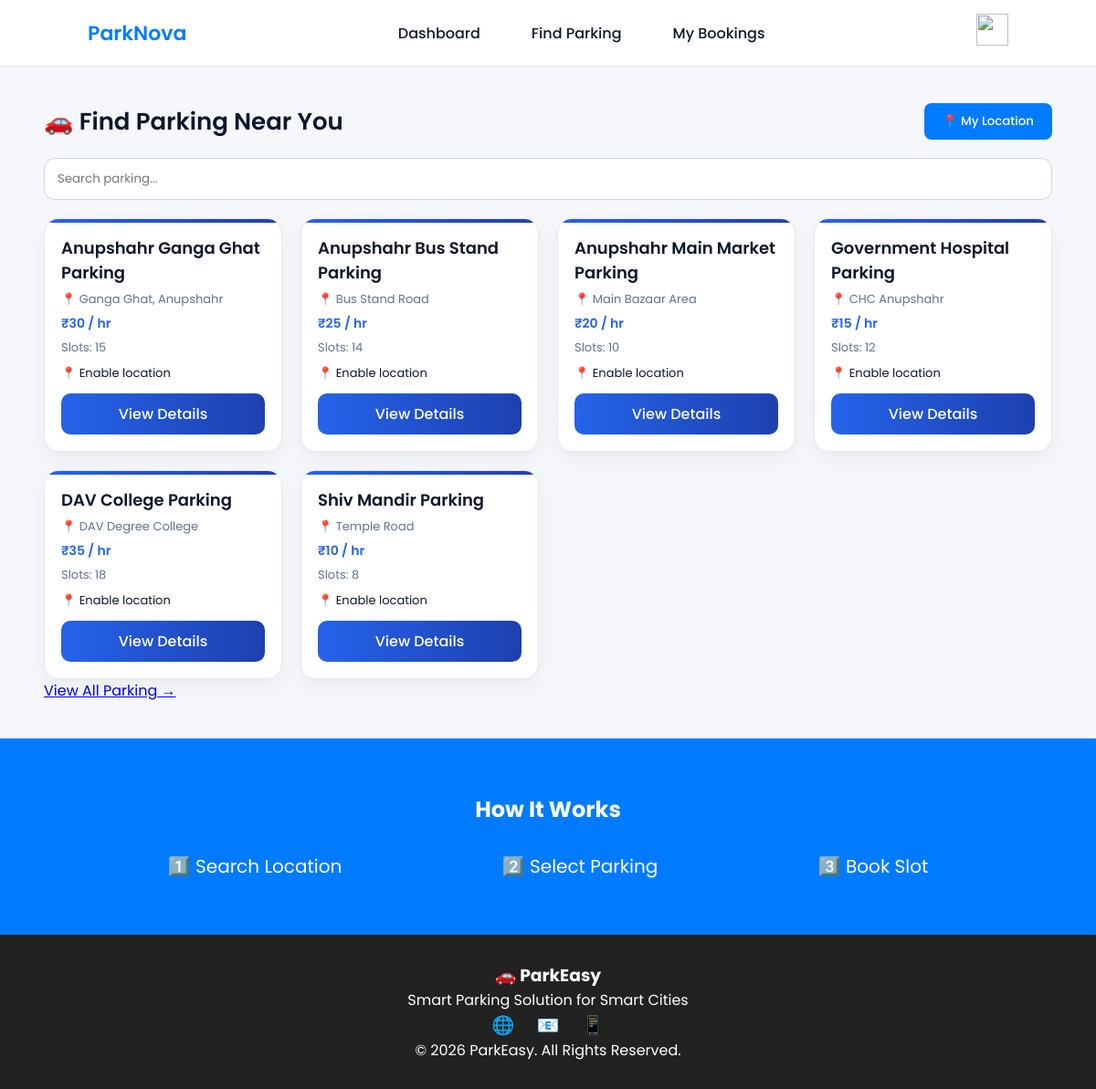
Page /find-parking/ (signed in) on the committed database.
### myapp/models.py (models this page shows, shortened)
class Parking(models.Model):
    name = models.CharField(max_length=100)
    address = models.CharField(max_length=200)
    price = models.IntegerField()
    available_slots = models.IntegerField(default=0)
    latitude = models.FloatField()
    longitude = models.FloatField()

### myapp/views.py (the view, shortened to what this page needs)
# urls.py: path('find-parking/', views.find_parking_page,name='find_parking'),
@login_required(login_url='login')
def find_parking_page(request):
    user_lat = request.POST.get("latitude")
    user_lng = request.POST.get("longitude")
    parkings = Parking.objects.all()
    data = []
    for p in parkings:
        distance = None
        data.append({
            "id": p.id,
            "name": p.name,
            "address": p.address,
            "price": p.price,
            "available_slots": p.available_slots,
            "latitude": p.latitude,
            "longitude": p.longitude,
            "distance":
                round(distance, 2)
                if distance else None
        })
    return render(
        request,
        "find_parking.html",
        {
            "parkings": data
        }
    )

### myapp/templates/find_parking.html (shortened to what this page needs)
{% load static %}
<!DOCTYPE html>
<html>
<head>
    <link rel="stylesheet" href="{% static 'css/find_parking-style.css' %}">
</head>
<body>
{% include 'nav2.html' %}
<div class="container">
    <div class="topbar">
        <h2>🚗 Find Parking Near You</h2>
        <button class="btn" onclick="getLocation()">📍 My Location</button>
    </div>
    <div class="search-box">
        <input type="text" id="searchInput" placeholder="Search parking..." onkeyup="filterCards()">
    </div>
    <div class="grid">
        {% for p in parkings|slice:":6" %}
        <div class="card">
            <h3 class="name">{{ p.name }}</h3>
            <p class="meta">📍 {{ p.address }}</p>
            <p class="price">₹{{ p.price }} / hr</p>
            <p class="meta">Slots: {{ p.available_slots }}</p>
            {% if p.distance %}
                <p class="distance">📍 {{ p.distance }} km away</p>
            {% else %}
                <p class="distance">📍 Enable location</p>
            {% endif %}
            <a href="{% url 'parking_detail' p.id %}" class="book-btn">View Details</a>
        </div>
        {% endfor %}
    </div>
    <div class="view-all">
        <a href="{% url 'all_parking' %}">View All Parking →</a>
    </div>
</div>
{% include 'footer.html' %}
</body>
</html>

### myapp/static/css/find_parking-style.css (style rules this page uses)
* { margin: 0; padding: 0; box-sizing: border-box; font-family: 'Poppins', sans-serif; }
body { background: #f4f7fb; color: #0f172a; }
.container { width: 92%; max-width: 1200px; margin: 40px auto; }
.topbar { display: flex; justify-content: space-between; align-items: center; margin-bottom: 20px; }
.topbar h2 { font-size: 26px; font-weight: 600; color: #0f172a; }
.btn { background: linear-gradient(90deg, #2563eb, #1e40af); color: white; padding: 10px 16px; border: none; border-radius: 10px; cursor: pointer; font-weight: 500; transition: 0.3s; }
.search-box { margin-bottom: 20px; }
.search-box input { width: 100%; padding: 12px 14px; border-radius: 12px; border: 1px solid #cbd5e1; outline: none; transition: 0.3s; }
.grid { display: grid; grid-template-columns: repeat(auto-fit, minmax(260px, 1fr)); gap: 20px; }
.card { background: #ffffff; padding: 18px; border-radius: 16px; border: 1px solid #e5e7eb; box-shadow: 0 8px 20px rgba(0,0,0,0.05); transition: 0.3s; position: relative; overflow: hidden; }
.card::before { content: ""; position: absolute; top: 0; left: 0; height: 4px; width: 100%; background: linear-gradient(90deg, #2563eb, #1e40af); }
.name { font-size: 18px; font-weight: 600; margin-bottom: 6px; }
.meta { font-size: 13px; color: #64748b; margin-bottom: 6px; }
.price { font-size: 14px; font-weight: 600; color: #2563eb; margin-bottom: 6px; }
.distance { font-size: 13px; color: #0f172a; margin-bottom: 12px; }
.book-btn { display: block; text-align: center; padding: 10px; background: linear-gradient(90deg, #2563eb, #1e40af); color: white; border-radius: 10px; text-decoration: none; font-weight: 500; transition: 0.3s; }
.book-btn { display: block; text-align: center; padding: 10px; background: linear-gradient(90deg, #2563eb, #1e40af); color: white; border-radius: 10px; text-decoration: none; font-weight: 500; transition: 0.3s; margin-top: 10px; }
.distance { font-size: 13px; color: #0f172a; margin-top: 8px; }

### myapp/static/css/nav2-style.css (style rules this page uses)
* { margin: 0; padding: 0; box-sizing: border-box; font-family: 'Poppins', sans-serif; }

### myapp/static/css/navbar-style.css (style rules this page uses)
:root { --primary: #007bff; --primary-dark: #0056b3; --bg: #f8fafc; --card: #ffffff; --text: #1e293b; --muted: #64748b; --border: #e2e8f0; }
* { margin: 0; padding: 0; box-sizing: border-box; font-family: 'Poppins', sans-serif; }
body { background: #f5f7fa; }
.btn { background: var(--primary); color: white; border: none; padding: 10px 20px; border-radius: 8px; cursor: pointer; transition: 0.25s; }

### rows in the picture
Parking: name "Anupshahr Ganga Ghat Parking", address "Ganga Ghat, Anupshahr"
Parking: name "Anupshahr Bus Stand Parking", address "Bus Stand Road"
Parking: name "Anupshahr Main Market Parking", address "Main Bazaar Area"
Parking: name "Government Hospital Parking", address "CHC Anupshahr"
Parking: name "DAV College Parking", address "DAV Degree College"
Parking: name "Shiv Mandir Parking", address "Temple Road"

### other values in the picture
{{ p.price }} "30" "25" "20" "15" "35" "10"
{{ p.available_slots }} "15" "14" "10" "12" "18" "8"
